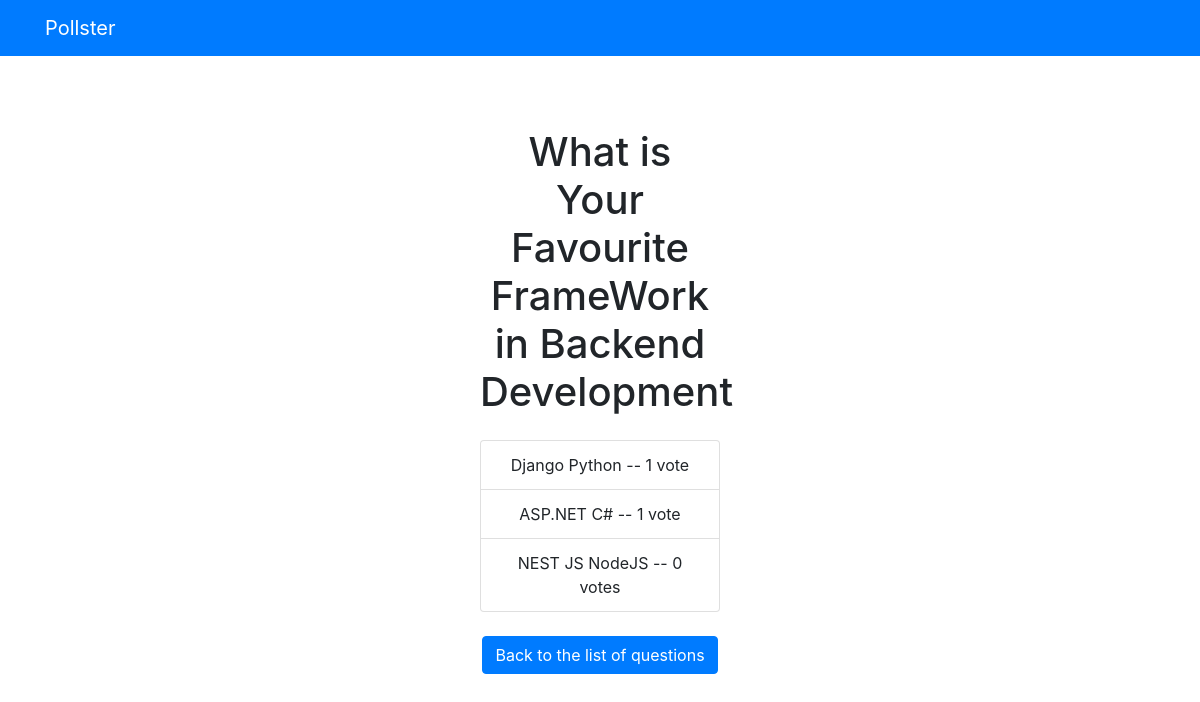
The app's page /polls/1/results/, older data.
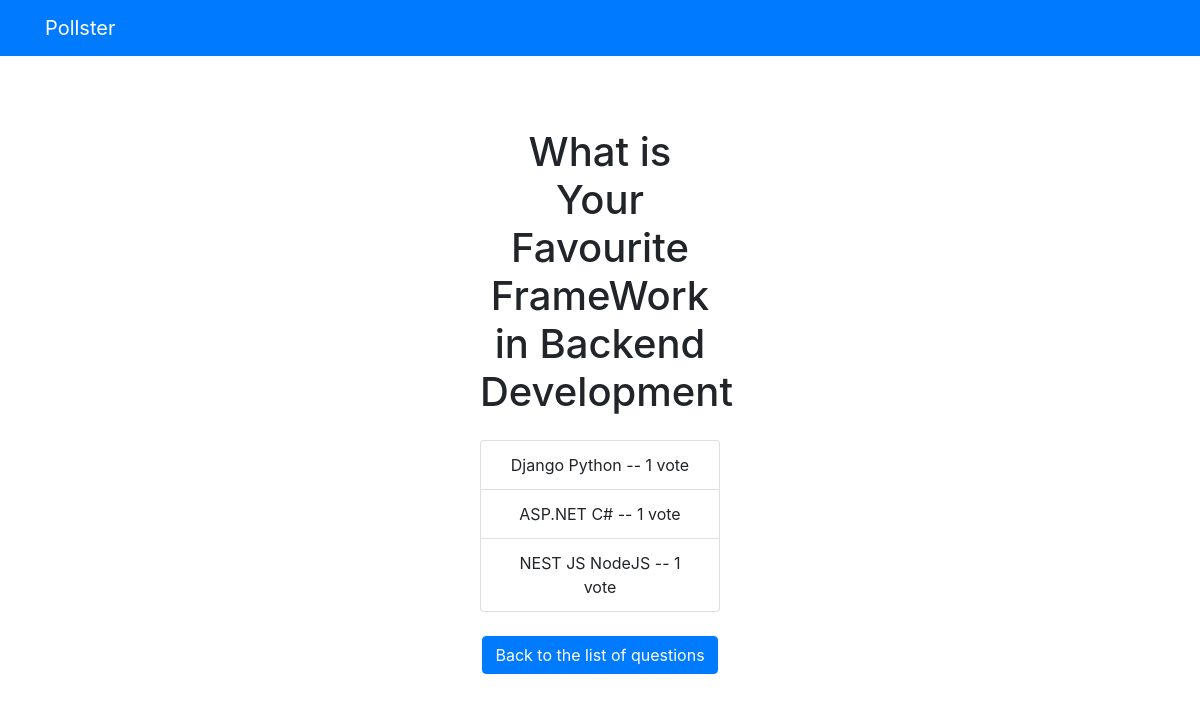
The same page, newer data.
### polls/models.py (models this page shows, shortened)
class Choice(models.Model):
	question = models.ForeignKey(Question, on_delete = models.CASCADE)
	choice_text = models.CharField(max_length = 200)
	votes = models.IntegerField(default = 0)

### polls/views.py (the view)
# urls.py: path('<int:question_id>/results/', views.results, name='results'),
def results(request, question_id):
    question = get_object_or_404(Question, pk=question_id)
    return render(request, 'polls/results.html', {'question': question})

### templates/polls/results.html
{% extends 'base.html' %}
{% block content %}
<div class="container mt-5">
    <div class="row justify-content-center">
        <div class="col-md-6 text-center">
            <h1 class="mb-4">{{ question.question_text }}</h1>
            <ul class="list-group mb-4">
                {% for choice in question.choice_set.all %}
                    <li class="list-group-item">
                        {{ choice.choice_text }} -- {{ choice.votes }} vote{{ choice.votes|pluralize }}
                    </li>
                {% endfor %}
            </ul>
            <a href="{% url 'polls:index' %}" class="btn btn-primary">Back to the list of questions</a>
        </div>
    </div>
</div>
{% endblock %}

Row changes from the older to the newer data that the page shows:
changed Choice "NEST JS NodeJS": votes "0" → "1"
